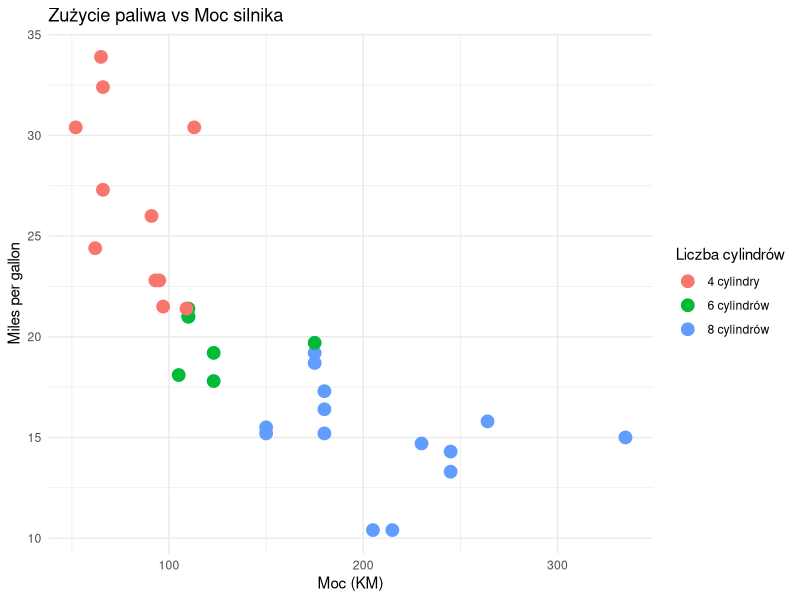
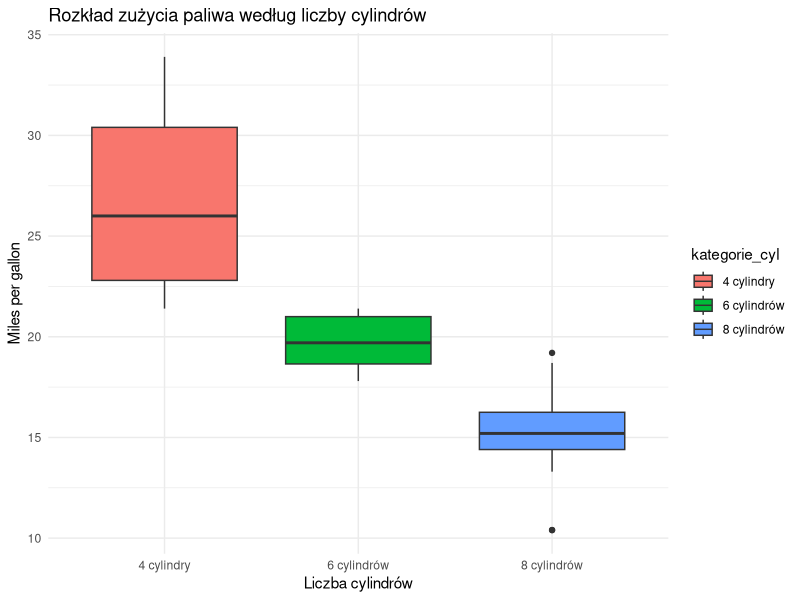
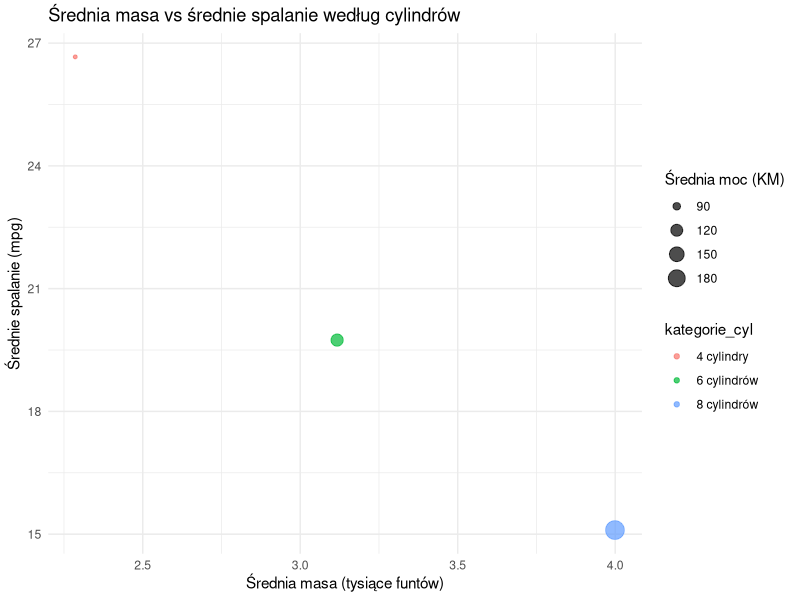

The R script that drew these images, in order:
## ---- chunk 1
knitr::opts_chunk$set(echo = TRUE)
data("mtcars")
library(dplyr)
library(ggplot2)
## ---- chunk 2
# podstawowe statystyki
colMeans(mtcars[,c("mpg", "disp", "hp", "wt")])

# liczba samochodów według liczby cylindrów
mtcars %>% 
  group_by(cyl) %>% 
  summarise(ile = n())
## ---- chunk 3
mtcars_filt <- mtcars %>% filter(hp > 100)

mtcars <- mtcars %>% 
  mutate(kategorie_cyl = case_when(
    cyl == 4 ~ "4 cylindry",
    cyl == 6 ~ "6 cylindrów", 
    cyl == 8 ~ "8 cylindrów"
  ))

mtcars <- mtcars %>% 
  mutate(efficient = ifelse(mpg > median(mpg), "wysoka", "niska"))
## ---- chunk 4
ggplot(mtcars, aes(x = hp, y = mpg, color = kategorie_cyl)) +
  geom_point(size = 4) +
  labs(title = "Zużycie paliwa vs Moc silnika",
       x = "Moc (KM)",
       y = "Miles per gallon",
       color = "Liczba cylindrów") +
  theme_minimal()
## ---- chunk 5
ggplot(mtcars, aes(x = reorder(kategorie_cyl, -mpg), y = mpg, fill = kategorie_cyl)) +
  geom_boxplot() +
  labs(title = "Rozkład zużycia paliwa według liczby cylindrów",
       x = "Liczba cylindrów",
       y = "Miles per gallon") +
  theme_minimal()
## ---- chunk 6
mtcars_summary <- mtcars %>% 
  group_by(kategorie_cyl) %>% 
  summarise(
    srednia_masa = mean(wt),
    srednia_moc = mean(hp),
    srednia_spalanie = mean(mpg)
  )

ggplot(mtcars_summary, aes(x = srednia_masa, y = srednia_spalanie, size = srednia_moc, color = kategorie_cyl)) +
  geom_point(alpha = 0.7) +
  labs(title = "Średnia masa vs średnie spalanie według cylindrów",
       x = "Średnia masa (tysiące funtów)",
       y = "Średnie spalanie (mpg)",
       size = "Średnia moc (KM)") +
  theme_minimal()
